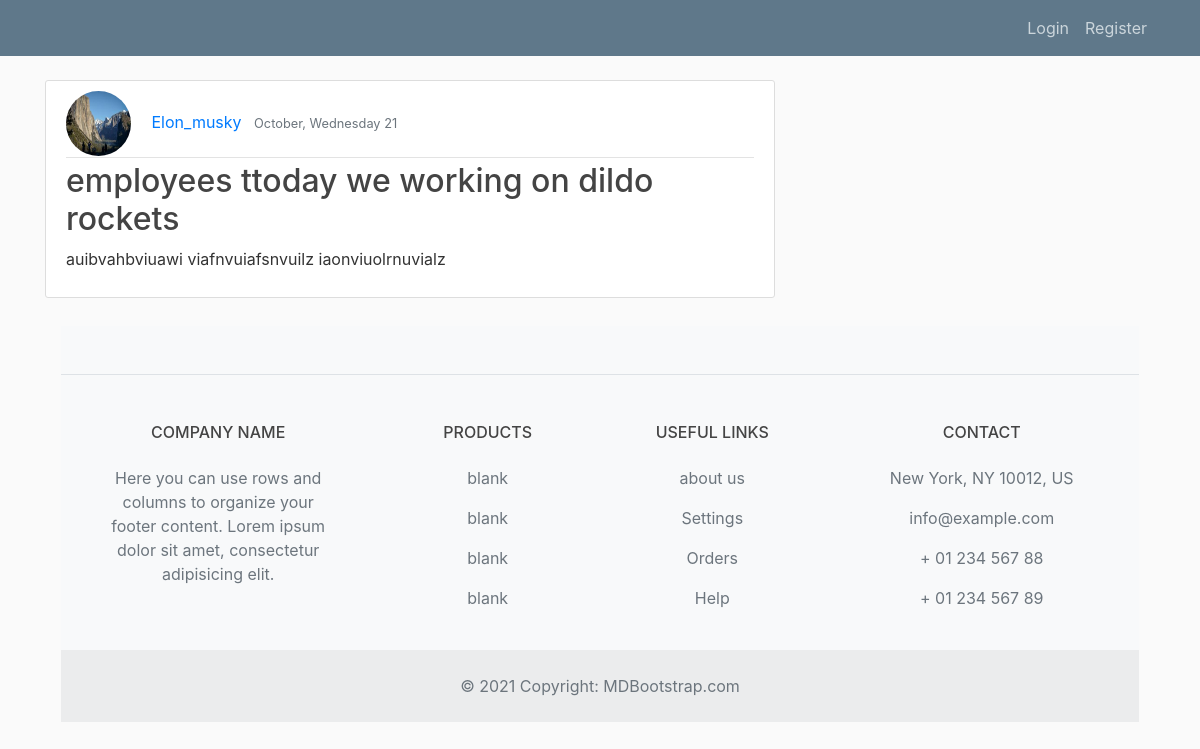
The app's page /post/2/ with its own data.
### blog/models.py (models this page shows, shortened)
class Post(models.Model):
    title = models.CharField(max_length=500)
    content = models.TextField()
    date_posted = models.DateTimeField(default=timezone.now)
    author = models.ForeignKey(User, on_delete=models.CASCADE)

### userMgt/models.py (models this page shows, shortened)
class Profile(models.Model): #company's profile model
    user    = models.OneToOneField(User, on_delete=models.CASCADE)
    image   = models.ImageField(default='default.jpeg', upload_to='profile_pics')

### blog/views.py (the view)
# urls.py: path('post/<int:pk>/', view.PostDetailView.as_view(), name='post-detail'),
class PostDetailView(DetailView):
    model = Post

### blog/templates/blog/post_detail.html (shortened to what this page needs)
{% extends "blog/base.html"%}
{% block content %}
    <article class="media content-section">
        <div class="media-body">
          <div class="article-metadata">
            <img class="rounded-circle article-img" src="{{object.author.profile.image.url}}"></img>
            <a class="mr-2" href="{% url 'user-posts' object.author.username %}">{{ object.author }}</a>
            <small class="text-muted">{{ object.date_posted|date:"F, l j" }}</small>
          </div>
          <h2 class="article-title">{{ object.title }}</h2>
          <p class="article-content">{{ object.content }}</p>
        </div>
      </article>
{% endblock content %}

### blog/static/blog/main.css (style rules this page uses)
body { background: #fafafa; color: #333333; margin-top: 5rem; }
h1, h2, h3, h4, h5, h6 { color: #444444; }
.content-section { background: #ffffff; padding: 10px 20px; border: 1px solid #dddddd; border-radius: 3px; margin-bottom: 20px; }
.article-title { color: #444444; }
.article-content { white-space: pre-line; }
.article-img { height: 65px; width: 65px; margin-right: 16px; }
.article-metadata { padding-bottom: 1px; margin-bottom: 4px; border-bottom: 1px solid #e3e3e3 }

### records on screen
Post: author.profile.image (placeholder picture), author "Elon_musky", date_posted "October, Wednesday 21", title "employees ttoday we working on dildo rockets", content "auibvahbviuawi viafnvuiafsnvuilz iaonviuolrnuvialz"
